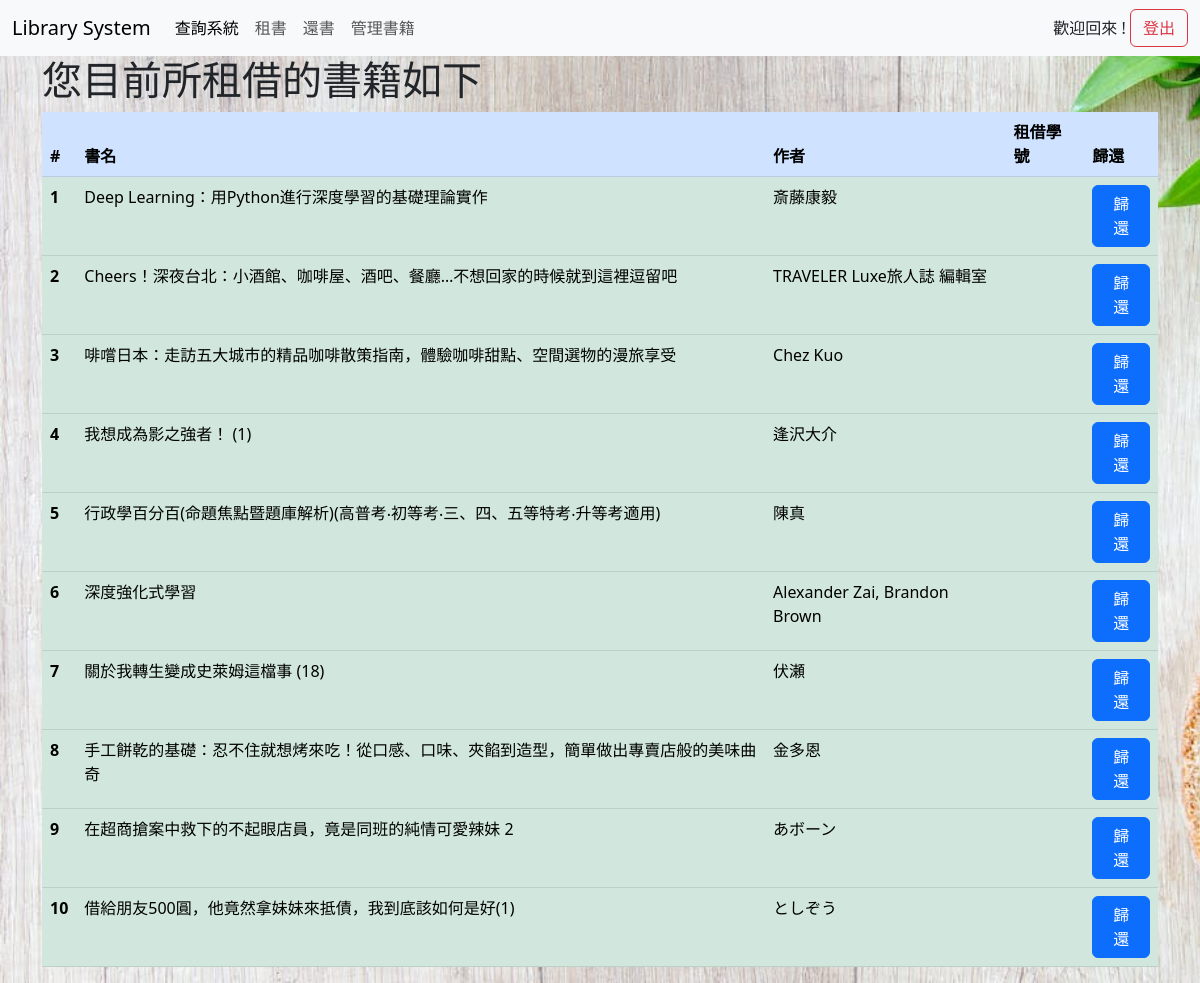
The app's page /return_book.php (signed in) with its own data.
### tables this page shows
CREATE TABLE `book` (
  `ISBN` char(13) NOT NULL,
  `書名` varchar(50) NOT NULL,
  `作者` varchar(50) NOT NULL,
  `類別` varchar(15) NOT NULL,
  `是否被租借` char(1) NOT NULL,
  `租借學號` varchar(50) NOT NULL
);

### return_book.php (the view, shortened to what this page needs)
<!DOCTYPE html>
<?php
  include 'header.php';
?>
<html>
<head>
  <link rel="stylesheet" href="https://cdn.jsdelivr.net/npm/bootstrap@5.3.0-alpha3/dist/css/bootstrap.min.css" rel="stylesheet">
</head>
<body>
  <?php
    function connSQL()
    {
      $dbhost = '127.0.0.1';
      $dbuser = 'root';
      $dbpass = 'ciisciis';
      $dbname = 'library system';
      $conn = mysqli_connect($dbhost, $dbuser, $dbpass) or die('Error with MySQL connection');
      mysqli_query($conn, "SET NAMES 'utf8'");
      mysqli_select_db($conn, $dbname);
      return $conn;
    }
  ?>
  <div id="fade">
    <div class="container">
      <h1>您目前所租借的書籍如下</h1>
        <?php
            $stdid = $_COOKIE["stdid"];
            $sql = "SELECT * FROM book WHERE 租借學號 = '$stdid';";
            $conn = connSQL();
            $result = mysqli_query($conn,$sql);
        ?>
        <form action="./handle/handle_return.php" method="post">
            <table class="table">
            <thead>
                <tr>
                <th scope="col" class="table-primary">#</th>
                <th scope="col" class="table-primary">書名</th>
                <th scope="col" class="table-primary">作者</th>
                <th scope="col" class="table-primary">租借學號</th>
                <th scope="col" class="table-primary">歸還</th>
                </tr>
            </thead>
            <tbody>
                <?php
                $i = 1;
                while ($row = mysqli_fetch_array($result)) {
                ?>
                <tr>
                    <th class="table-success" scope="row"><?php echo $i ?></th>
                    <td class="table-success"><?php echo $row['書名'] ?></td>
                    <td class="table-success"><?php echo $row['作者'] ?></td>
                    <td class="table-success"><?php echo $row['租借學號'] ?></td>
                    <td class="table-success"><button type="submit" class="btn btn-primary">歸還</button></td>
                </tr>
                <?php
                    $i++;
                }
                ?>
            </tbody>
            </table>
        </form>
      </div>
    </div>
</body>
</html>

### header.php (shortened to what this page needs)
<!DOCTYPE html>
<html>
<head>
<link rel="stylesheet" type="text/css" href="./css/style.css" >
<link rel="stylesheet" href="https://cdn.jsdelivr.net/npm/bootstrap@5.3.0-alpha3/dist/css/bootstrap.min.css" rel="stylesheet">
</head>
<body>
<nav class="navbar navbar-expand-lg bg-body-tertiary">
<div class="container-fluid">
  <a class="navbar-brand">Library System</a>
  <div class="collapse navbar-collapse" id="navbarTogglerDemo03">
    <ul class="navbar-nav me-auto mb-2 mb-lg-0">
      <li class="nav-item">
        <a class="nav-link active" aria-current="page" href="index.php">查詢系統</a>
      </li>
      <li class="nav-item">
        <a class="nav-link" href="rent_book.php">租書</a>
      </li>
      <li class="nav-item">
        <a class="nav-link " href="return_book.php">還書</a>
      </li>
      <li class="nav-item">
        <a class="nav-link " href="book_manage.php">管理書籍</a>
      </li>
    </ul>
    <?php
        if($_SESSION['mylogin']){
            echo "歡迎回來 ! " . $_COOKIE['name'];
            ?>
            <a>&nbsp  </a>
            <form action ="logout.php">
                <button type="submit" class="btn btn-outline-danger">登出</button>
            </form>
        <?php
        }
        ?>
  </div>
</div>
</nav>
</body>
</html>

### css/style.css (style rules this page uses)
body { background-image: url("../images/background01.jpeg"); background-size: cover; }

### records on screen
book: 書名 "Deep Learning：用Python進行深度學習的基礎理論實作", 作者 "斎藤康毅"
book: 書名 "Cheers！深夜台北：小酒館、咖啡屋、酒吧、餐廳…不想回家的時候就到這裡逗留吧", 作者 "TRAVELER Luxe旅人誌 編輯室"
book: 書名 "啡嚐日本：走訪五大城市的精品咖啡散策指南，體驗咖啡甜點、空間選物的漫旅享受", 作者 "Chez Kuo"
book: 書名 "我想成為影之強者！ (1)", 作者 "逢沢大介"
book: 書名 "行政學百分百(命題焦點暨題庫解析)(高普考‧初等考‧三、四、五等特考‧升等考適用)", 作者 "陳真"
book: 書名 "深度強化式學習", 作者 "Alexander Zai, Brandon Brown"
book: 書名 "關於我轉生變成史萊姆這檔事 (18)", 作者 "伏瀬"
book: 書名 "手工餅乾的基礎：忍不住就想烤來吃！從口感、口味、夾餡到造型，簡單做出專賣店般的美味曲奇", 作者 "金多恩"
book: 書名 "在超商搶案中救下的不起眼店員，竟是同班的純情可愛辣妹 2", 作者 "あボーン"
book: 書名 "借給朋友500圓，他竟然拿妹妹來抵債，我到底該如何是好(1)", 作者 "としぞう"
